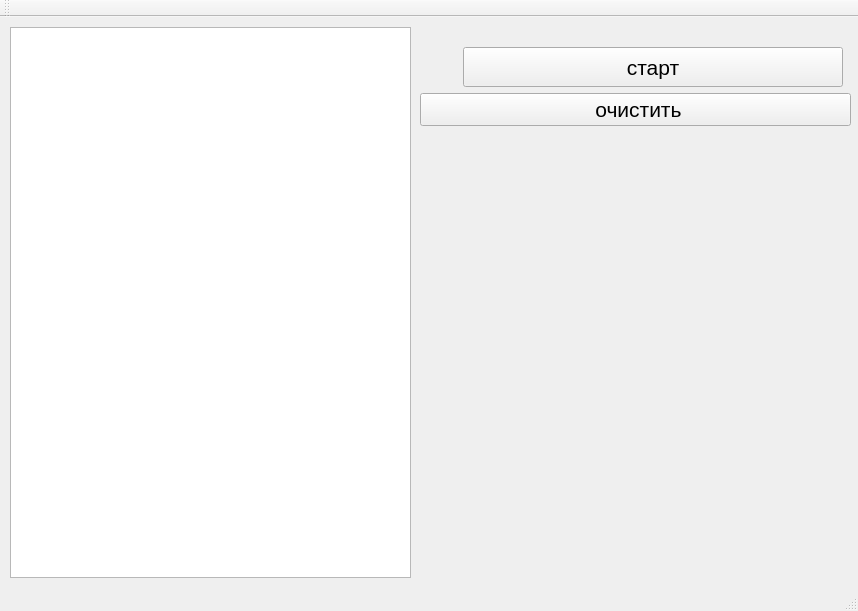
<?xml version="1.0" encoding="UTF-8"?>
<ui version="4.0">
 <class>MainWindow</class>
 <widget class="QMainWindow" name="MainWindow">
  <property name="geometry">
   <rect>
    <x>0</x>
    <y>0</y>
    <width>858</width>
    <height>611</height>
   </rect>
  </property>
  <property name="sizePolicy">
   <sizepolicy hsizetype="Minimum" vsizetype="Minimum">
    <horstretch>0</horstretch>
    <verstretch>0</verstretch>
   </sizepolicy>
  </property>
  <property name="font">
   <font>
    <pointsize>12</pointsize>
   </font>
  </property>
  <property name="windowTitle">
   <string>LabirintServer</string>
  </property>
  <property name="styleSheet">
   <string notr="true">#statusConected[state=&quot;0&quot;]
{
	
	background-color: rgb(255, 0, 0);
}
#statusConected[state=&quot;1&quot;]
{
	
	background-color: rgb(48, 241, 18);
}

</string>
  </property>
  <widget class="QWidget" name="centralwidget">
   <widget class="QWidget" name="verticalLayoutWidget">
    <property name="geometry">
     <rect>
      <x>10</x>
      <y>10</y>
      <width>401</width>
      <height>551</height>
     </rect>
    </property>
    <layout class="QVBoxLayout" name="verticalLayout">
     <property name="spacing">
      <number>6</number>
     </property>
     <item>
      <widget class="QListWidget" name="lstConsole">
       <property name="font">
        <font>
         <pointsize>16</pointsize>
        </font>
       </property>
      </widget>
     </item>
    </layout>
   </widget>
   <widget class="QWidget" name="verticalLayoutWidget_3">
    <property name="geometry">
     <rect>
      <x>420</x>
      <y>30</y>
      <width>431</width>
      <height>261</height>
     </rect>
    </property>
    <layout class="QVBoxLayout" name="verticalLayout_3">
     <item>
      <layout class="QHBoxLayout" name="horizontalLayout">
       <property name="spacing">
        <number>6</number>
       </property>
       <item>
        <widget class="QLabel" name="statusConected">
         <property name="sizePolicy">
          <sizepolicy hsizetype="Maximum" vsizetype="Maximum">
           <horstretch>0</horstretch>
           <verstretch>0</verstretch>
          </sizepolicy>
         </property>
         <property name="maximumSize">
          <size>
           <width>25</width>
           <height>25</height>
          </size>
         </property>
         <property name="text">
          <string/>
         </property>
         <property name="state" stdset="0">
          <string/>
         </property>
        </widget>
       </item>
       <item>
        <widget class="QPushButton" name="StartServer">
         <property name="minimumSize">
          <size>
           <width>0</width>
           <height>40</height>
          </size>
         </property>
         <property name="maximumSize">
          <size>
           <width>380</width>
           <height>16777215</height>
          </size>
         </property>
         <property name="font">
          <font>
           <pointsize>16</pointsize>
          </font>
         </property>
         <property name="text">
          <string>старт</string>
         </property>
        </widget>
       </item>
      </layout>
     </item>
     <item>
      <widget class="QPushButton" name="pushButton">
       <property name="sizePolicy">
        <sizepolicy hsizetype="Preferred" vsizetype="Maximum">
         <horstretch>0</horstretch>
         <verstretch>0</verstretch>
        </sizepolicy>
       </property>
       <property name="maximumSize">
        <size>
         <width>440</width>
         <height>16777215</height>
        </size>
       </property>
       <property name="font">
        <font>
         <pointsize>16</pointsize>
        </font>
       </property>
       <property name="text">
        <string> очистить</string>
       </property>
      </widget>
     </item>
     <item>
      <spacer name="verticalSpacer">
       <property name="orientation">
        <enum>Qt::Vertical</enum>
       </property>
       <property name="sizeHint" stdset="0">
        <size>
         <width>20</width>
         <height>40</height>
        </size>
       </property>
      </spacer>
     </item>
    </layout>
   </widget>
   <widget class="QLabel" name="label">
    <property name="geometry">
     <rect>
      <x>430</x>
      <y>300</y>
      <width>341</width>
      <height>121</height>
     </rect>
    </property>
    <property name="text">
     <string/>
    </property>
    <property name="wordWrap">
     <bool>true</bool>
    </property>
   </widget>
  </widget>
  <widget class="QMenuBar" name="menubar">
   <property name="geometry">
    <rect>
     <x>0</x>
     <y>0</y>
     <width>858</width>
     <height>23</height>
    </rect>
   </property>
  </widget>
  <widget class="QStatusBar" name="statusbar"/>
  <widget class="QToolBar" name="toolBar">
   <property name="windowTitle">
    <string>toolBar</string>
   </property>
   <attribute name="toolBarArea">
    <enum>TopToolBarArea</enum>
   </attribute>
   <attribute name="toolBarBreak">
    <bool>false</bool>
   </attribute>
  </widget>
 </widget>
 <resources/>
 <connections>
  <connection>
   <sender>pushButton</sender>
   <signal>clicked()</signal>
   <receiver>lstConsole</receiver>
   <slot>clear()</slot>
   <hints>
    <hint type="sourcelabel">
     <x>521</x>
     <y>459</y>
    </hint>
    <hint type="destinationlabel">
     <x>329</x>
     <y>448</y>
    </hint>
   </hints>
  </connection>
 </connections>
</ui>
